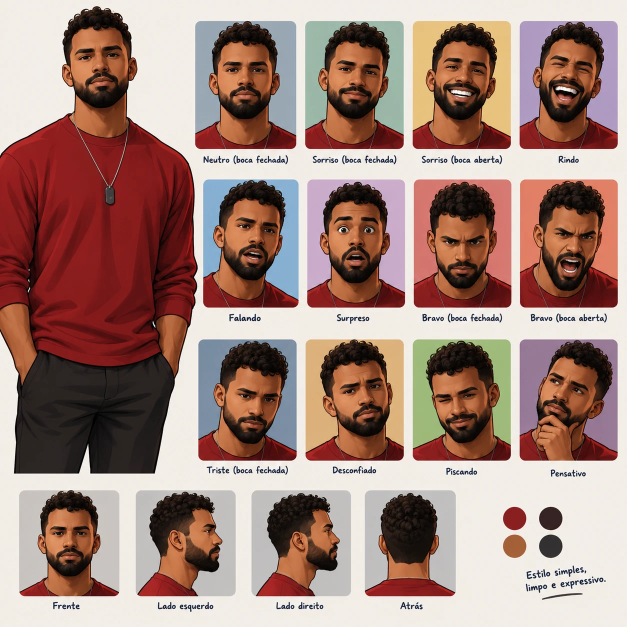
#> input picture .claude/skills/reels-jesse/personagem/folha-expressoes.webp, 1254 x 1254 px (shown at 1/2 size)
$ python compor.py
#> lines starting #> are read from the running program, lines starting #| are printed output that depends on the picture; after the words box and inside, x2 and y2 are one past the last pixel; in counts of white or black regions, pixels touching at a corner belong together
# Monta o Jessé desenhado: o corpo da folha + a cabeça de cada expressão, encaixada pela gola.
# Uso: python3 compor.py [nomes...]  ->  final/jesse-<nome>.webp (836 x 1400 = 2x de 418 x 700, fundo transparente,
# espelhado para o braço cortado da folha ficar na borda direita, que é esticada 30 px para o giro da fala não mostrar o corte)
# As caras boas: sorriso desconfiado surpreso sorriso_aberto rindo falando piscando neutro.
# Bravo, bravo_aberto, triste e pensativo têm a cabeça inclinada ou a mão no queixo e saem com emendas.
from PIL import Image, ImageDraw, ImageFilter
import numpy as np, sys, json

F = 2                                  # trabalha em 2x
FOLHA = Image.open('folha-expressoes.webp').convert('RGB')
#> FOLHA is the input picture: PIL image 1254x1254 RGB; mean R, G, B 163.9, 133, 123.7
TILES = {'neutro':(390,41,593,300),'sorriso':(610,41,808,300),'sorriso_aberto':(825,41,1022,300),'rindo':(1039,41,1236,300),
         'falando':(406,358,598,616),'surpreso':(614,358,810,616),'bravo':(827,358,1023,616),'bravo_aberto':(1039,358,1236,616),
         'triste':(396,678,594,923),'desconfiado':(611,678,808,923),'piscando':(825,678,1022,923),'pensativo':(1039,678,1236,923)}
S, TX, TY = 1.06, 96.6, 12.1           # neutro -> corpo (1x)
Y_OMBRO, X0, X1 = 196, 46, 152         # no neutro: acima do ombro tudo é cabeça; abaixo, só a faixa do pescoço
CONTORNO = np.array([18, 12, 10], float)

def up(im): return im.resize((im.width * F, im.height * F), Image.LANCZOS)
def filtro(m, f): return np.array(Image.fromarray((m * 255).astype(np.uint8)).filter(f)) > 127

def fundo(im, sementes, thresh):
#> called with thresh = 34
    m = im.copy()
    for s in sementes:
        if m.getpixel(s) != (255, 0, 255):
            ImageDraw.floodfill(m, s, (255, 0, 255), thresh=thresh)
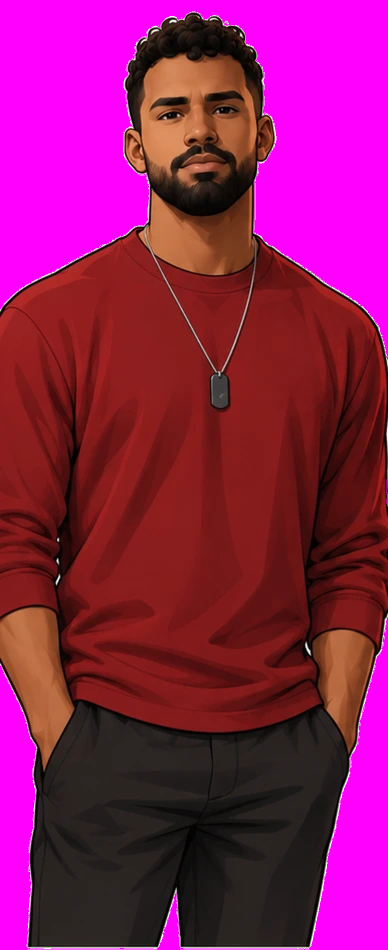
#> m: PIL image 776x1900 RGB (shown at 1/2 size); mean R, G, B 140.3, 25.9, 89.3
    a = np.array(m)
    return (a[..., 0] == 255) & (a[..., 1] == 0) & (a[..., 2] == 255)
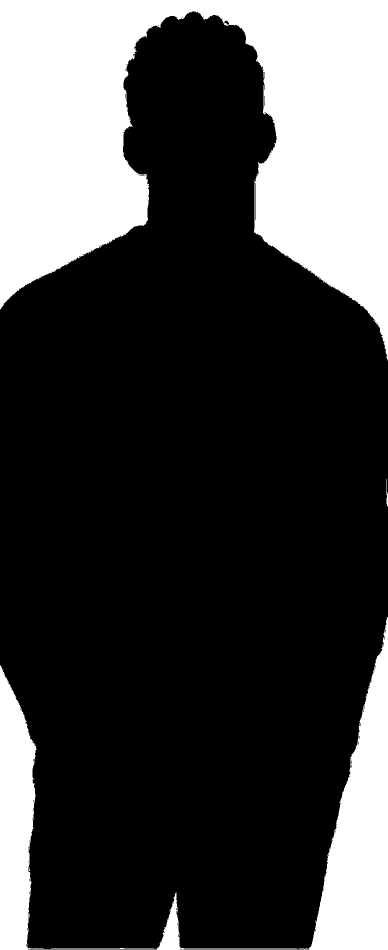
#> returned value: shape (1900, 776) bool (shown at 1/2 size); 26.2% white; 3 white regions, box (x1, y1, x2, y2) and area: (0, 0, 776, 721) 297116, (0, 1234, 776, 1900) 89545, (773, 958, 776, 1013) 97

def alfa_borda(a, bg, cor_bg):
    # perto do fundo, o pixel é mistura do contorno escuro com o fundo: separa os dois
    c = a.astype(float); v = CONTORNO - cor_bg
    t = ((c - cor_bg) @ v) / (v @ v)
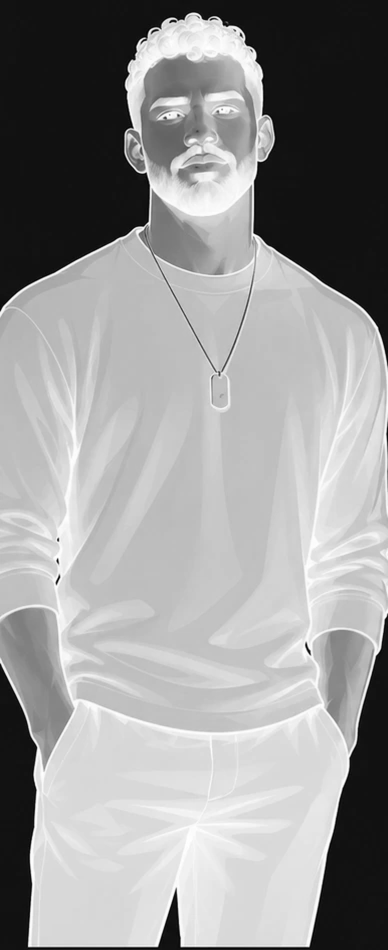
#> t: shape (1900, 776) float64 (shown at 1/2 size); min -0.0772, max 1.06, mean 0.601; drawn with min black and max white
    faixa = ~bg & filtro(bg, ImageFilter.MaxFilter(7))
#> in filtro, `def filtro(m, f): return np.array(Image.fromarray((m * 255).astype(np...`: returned value: shape (1900, 776) bool; 27.3% white; 3 white regions, box (x1, y1, x2, y2) and area: (0, 0, 776, 724) 305097, (0, 1231, 776, 1900) 97782, (770, 955, 776, 1016) 360
#> faixa: shape (1900, 776) bool; 1.1% white; 144 white regions (137 under 20 px), largest, box (x1, y1, x2, y2) and area: (0, 24, 776, 724) 7664, (0, 1231, 776, 1898) 7565, (770, 955, 776, 1016) 263
    alfa = np.where(faixa, np.clip(t * 1.15, 0, 1), (~bg).astype(float))
    limpa = np.where(faixa[..., None] & (alfa[..., None] > 0.02),
                     np.clip((c - (1 - alfa[..., None]) * cor_bg) / np.maximum(alfa[..., None], 0.02), 0, 255), c)
    return alfa, limpa

def vermelho(a):
    a = a.astype(int); g, b = a[..., 1], a[..., 2]
    r = (g < 42) & (a[..., 0] > 70) & (a[..., 0] - g > 50) & (b >= g * 0.75 - 3)
    # só conta como camisa se continuar vermelho logo abaixo
    c = np.cumsum(np.vstack([np.zeros((1, r.shape[1]), int), r.astype(int)]), 0)
    k = 8
    seguido = np.zeros_like(r)
    seguido[:-k] = (c[k:-1] - c[:-k - 1]) == k
    return r, seguido

def registrar(t, ref):
    ga = np.array(t.convert('L')).astype(float); gb = np.array(ref.convert('L')).astype(float)
    y0, y1, x0, x1 = 196, 244, 25, 175
    melhor = None
    for dy in range(-22, 23):
        for dx in range(-22, 23):
            ya, yb = y0 + dy, y1 + dy; xa, xb = x0 + dx, x1 + dx
            if ya < 0 or yb > ga.shape[0] or xa < 0 or xb > ga.shape[1]: continue
            e = np.abs(ga[ya:yb, xa:xb] - gb[y0:y1, x0:x1]).mean()
            if melhor is None or e < melhor[0]: melhor = (e, dx, dy)
    return melhor

def cabeca(nome, d):
    t = FOLHA.crop(TILES[nome]); W, H = t.size
    tu = up(t); a = np.array(tu)
    cor_bg = a[20:40, 20:40].reshape(-1, 3).mean(0)
    bg = fundo(tu, [(0, 0), (W * F - 1, 0), (24, 24), (W * F - 25, 24), (8, 200), (W * F - 9, 200), (8, 300), (W * F - 9, 300), (0, H * F - 1), (W * F - 1, H * F - 1)], 38)
    # bolsões do fundo presos entre os cachos
    bg |= (np.abs(a.astype(float) - cor_bg).sum(2) < 30) & (np.mgrid[0:H * F, 0:W * F][0] < 110 * F)
    alfa, limpa = alfa_borda(a, bg, cor_bg)
    red, seguido = vermelho(a)
    hh, ww = bg.shape
    yy, xx = np.mgrid[0:hh, 0:ww]
    dx, dy = d
    xn = xx / F - dx; yn = yy / F - dy
    primeiro = np.full(ww, hh)
    for x in range(ww):
        col = np.where(seguido[:, x] & (yy[:, x] / F > 170 + dy))[0]
        if len(col): primeiro[x] = col[0]
    # a corrente cruza a gola: mediana dos vizinhos
    primeiro = np.array([np.median(primeiro[max(0, x - 8):x + 9]) for x in range(ww)])
    perto = filtro(red, ImageFilter.MaxFilter(9)) & (yn > Y_OMBRO - 20)
    fora = (xn < X0) | (xn > X1)
    borda = (xx >= 3 * F) & (xx < ww - 3 * F) & (yy >= 2 * F) & (yy < hh - 4 * F)
    corte = borda & ~(fora & perto) & ((yn < Y_OMBRO) | (~fora & (yy < primeiro[None, :])))
    corte = np.array(Image.fromarray((corte * 255).astype(np.uint8)).filter(ImageFilter.GaussianBlur(0.7))) / 255
    out = np.dstack([limpa, np.clip(alfa * corte, 0, 1) * 255]).astype(np.uint8)
    rgba = Image.fromarray(out, 'RGBA')
    novo = rgba.resize((round(rgba.width * S), round(rgba.height * S)), Image.LANCZOS)
    return novo, (round(F * (TX - dx * S)), round(F * (TY - dy * S)))

def corpo():
    b = FOLHA.crop((0, 0, 388, 950)); bu = up(b); a = np.array(bu)
    cor_bg = np.array([243, 237, 233], float)
    bg = fundo(bu, [(bu.width - 1, 0), (bu.width - 1, 1000), (bu.width - 1, 1890), (300, 0), (700, 0), (10, 10), (10, 1800)], 34)
    alfa, limpa = alfa_borda(a, bg, cor_bg)
    alfa[: int(216 * F), :] = 0        # tira a cabeça original
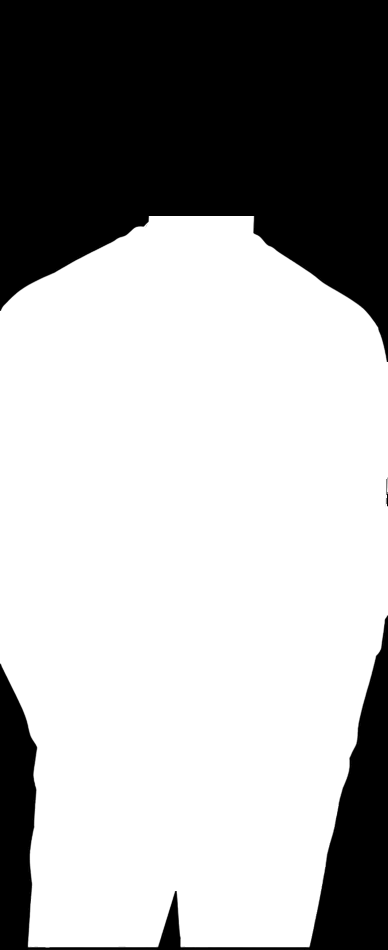
#> alfa: shape (1900, 776) float64 (shown at 1/2 size); min 0, max 1, mean 0.666
    return Image.fromarray(np.dstack([limpa, alfa * 255]).astype(np.uint8), 'RGBA')
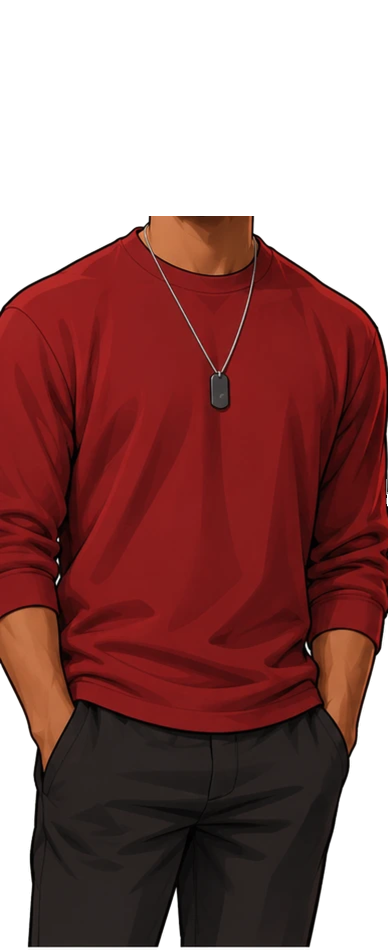
#> returned value: PIL image 776x1900 RGBA (shown at 1/2 size); mean R, G, B, A 136.3, 87.5, 82.3, 169.8; transparent parts drawn white

if __name__ == '__main__':
    ref = FOLHA.crop(TILES['neutro'])
    nomes = sys.argv[1:] or ['sorriso', 'desconfiado', 'surpreso', 'sorriso_aberto', 'rindo', 'falando', 'piscando', 'neutro']
    base = corpo()
    reg = {}
    for n in nomes:
        e, dx, dy = registrar(FOLHA.crop(TILES[n]), ref) if n != 'neutro' else (0, 0, 0)
        reg[n] = (dx, dy, round(e, 1))
        cab, (px, py) = cabeca(n, (dx, dy))
        out = base.copy()
        out.paste(cab, (px, py), cab) if (px < 0 or py < 0) else out.alpha_composite(cab, (px, py))
        im = out.crop((0, 0, 776, 1400)).transpose(Image.FLIP_LEFT_RIGHT)
        a = np.pad(np.array(im), ((0, 0), (0, 60), (0, 0)), mode='edge')
#> (the run stopped early here; a loop or call above may not have finished)
